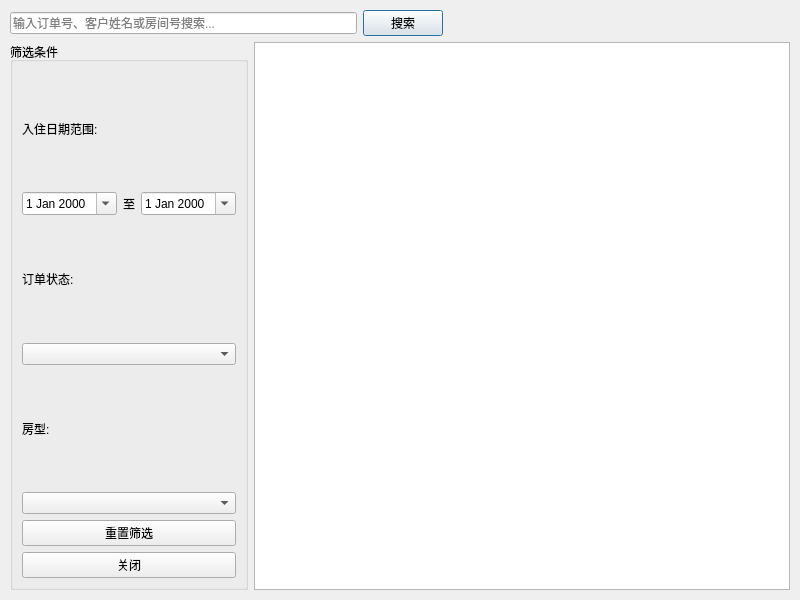
<?xml version="1.0" encoding="UTF-8"?>
<ui version="4.0">
 <class>OrderManager</class>
 <widget class="QDialog" name="OrderManager">
  <property name="geometry">
   <rect>
    <x>0</x>
    <y>0</y>
    <width>800</width>
    <height>600</height>
   </rect>
  </property>
  <property name="windowTitle">
   <string>订单管理</string>
  </property>
  <widget class="QWidget" name="verticalLayoutWidget">
   <property name="geometry">
    <rect>
     <x>10</x>
     <y>10</y>
     <width>780</width>
     <height>580</height>
    </rect>
   </property>
   <layout class="QVBoxLayout" name="verticalLayout">
    <!-- 搜索栏 -->
    <item>
     <layout class="QHBoxLayout" name="horizontalLayout">
      <item>
       <widget class="QLineEdit" name="leOrderSearch">
        <property name="placeholderText">
         <string>输入订单号、客户姓名或房间号搜索...</string>
        </property>
       </widget>
      </item>
      <item>
       <widget class="QPushButton" name="btnSearch">
        <property name="text">
         <string>搜索</string>
        </property>
       </widget>
      </item>
      <item>
       <spacer name="horizontalSpacer">
        <property name="orientation">
         <enum>Qt::Horizontal</enum>
        </property>
        <property name="sizeHint" stdset="0">
         <size>
          <width>40</width>
          <height>20</height>
         </size>
        </property>
       </spacer>
      </item>
     </layout>
    </item>
    
    <!-- 筛选条件和订单列表 -->
    <item>
     <layout class="QHBoxLayout" name="horizontalLayout_2">
      <!-- 筛选条件 -->
      <item>
       <widget class="QGroupBox" name="groupBox">
        <property name="title">
         <string>筛选条件</string>
        </property>
        <layout class="QVBoxLayout" name="verticalLayout_2">
         <!-- 日期范围 -->
         <item>
          <widget class="QLabel" name="label">
           <property name="text">
            <string>入住日期范围:</string>
           </property>
          </widget>
         </item>
         <item>
          <layout class="QHBoxLayout" name="horizontalLayout_3">
           <item>
            <widget class="QDateEdit" name="deStartDate">
             <property name="calendarPopup">
              <bool>true</bool>
             </property>
            </widget>
           </item>
           <item>
            <widget class="QLabel" name="label_2">
             <property name="text">
              <string>至</string>
             </property>
            </widget>
           </item>
           <item>
            <widget class="QDateEdit" name="deEndDate">
             <property name="calendarPopup">
              <bool>true</bool>
             </property>
            </widget>
           </item>
          </layout>
         </item>
         
         <!-- 订单状态 -->
         <item>
          <widget class="QLabel" name="label_3">
           <property name="text">
            <string>订单状态:</string>
           </property>
          </widget>
         </item>
         <item>
          <widget class="QComboBox" name="cmbOrderStatus"/>
         </item>
         
         <!-- 房型 -->
         <item>
          <widget class="QLabel" name="label_4">
           <property name="text">
            <string>房型:</string>
           </property>
          </widget>
         </item>
         <item>
          <widget class="QComboBox" name="cmbRoomType"/>
         </item>
         
         <!-- 操作按钮 -->
         <item>
          <layout class="QVBoxLayout" name="verticalLayout_3">
           <item>
            <widget class="QPushButton" name="btnResetFilter">
             <property name="text">
              <string>重置筛选</string>
             </property>
            </widget>
           </item>
           <item>
            <widget class="QPushButton" name="btnClose">
             <property name="text">
              <string>关闭</string>
             </property>
            </widget>
           </item>
          </layout>
         </item>
        </layout>
       </widget>
      </item>
      
      <!-- 订单列表 -->
      <item>
       <widget class="QTableView" name="tableView">
        <property name="alternatingRowColors">
         <bool>true</bool>
        </property>
        <property name="selectionMode">
         <enum>QAbstractItemView::SingleSelection</enum>
        </property>
        <property name="selectionBehavior">
         <enum>QAbstractItemView::SelectRows</enum>
        </property>
        <property name="sortingEnabled">
         <bool>true</bool>
        </property>
       </widget>
      </item>
     </layout>
    </item>
   </layout>
  </widget>
 </widget>
 <resources/>
 <connections/>
</ui>
